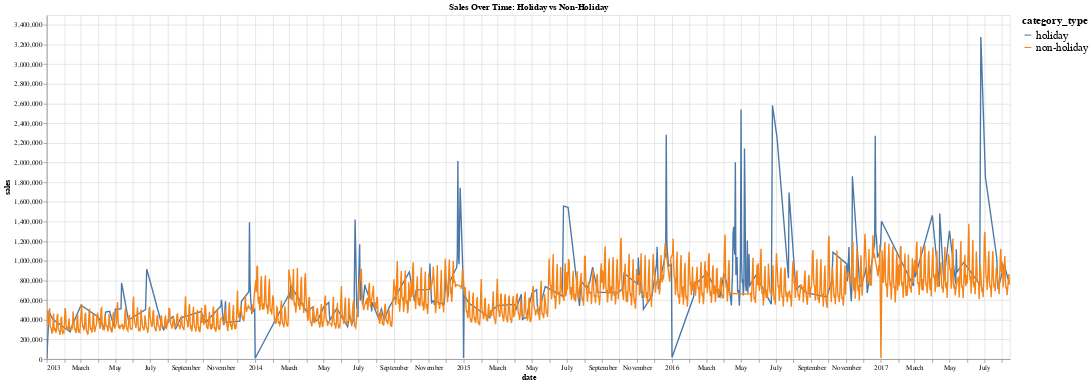

Source (notebook cell):
### Code cell
#Combining 2-line plot in one, comparing each of the category type
alt_chart_combined = alt.Chart(daily_sales).mark_line().encode(
    x='date:T',
    y='sales:Q',
    color=alt.Color('category_type:N', legend=alt.Legend(titleFontSize=16, labelFontSize=16)),
    tooltip=['date:T', 'sales:Q', 'category_type:N']
).properties(
    width=1400,
    height=500,
    title='Sales Over Time: Holiday vs Non-Holiday'
).interactive()

alt_chart_combined

### Figure 1 — Vega-Lite specification as saved in the notebook (floating-point values rounded to 4 significant figures; data arrays with more than 128 entries replaced by an {"elided": "..."} marker saying what was removed)
{"config": {"view": {"continuousWidth": 400, "continuousHeight": 300}}, "data": {"name": "data-c846add05c274a912f3bcc1a77d7d106"}, "mark": "line", "encoding": {"color": {"field": "category_type", "legend": {"labelFontSize": 16, "titleFontSize": 16}, "type": "nominal"}, "tooltip": [{"field": "date", "type": "temporal"}, {"field": "sales", "type": "quantitative"}, {"field": "category_type", "type": "nominal"}], "x": {"field": "date", "type": "temporal"}, "y": {"field": "sales", "type": "quantitative"}}, "height": 500, "selection": {"selector001": {"type": "interval", "bind": "scales", "encodings": ["x", "y"]}}, "title": "Sales Over Time: Holiday vs Non-Holiday", "width": 1400, "$schema": "https://vega.github.io/schema/vega-lite/v4.17.0.json", "datasets": {"data-c846add05c274a912f3bcc1a77d7d106": {"elided": "1684 records"}}}
